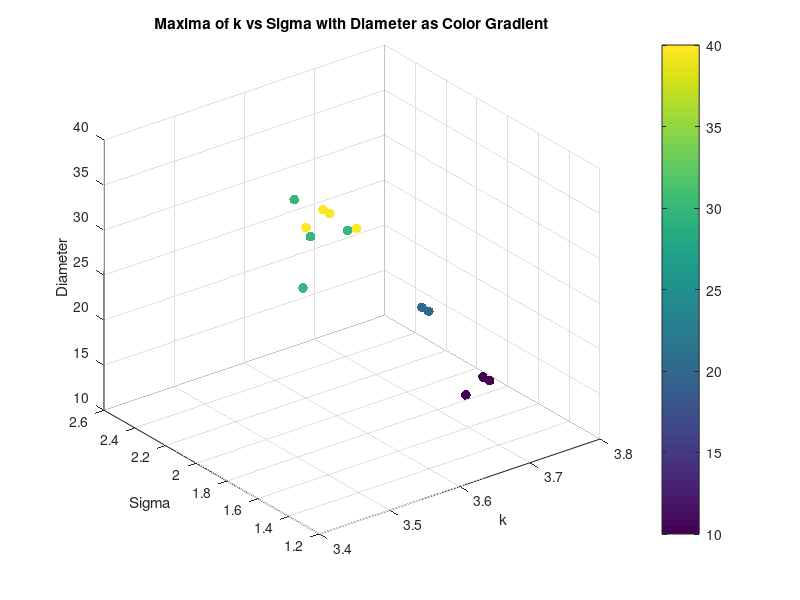
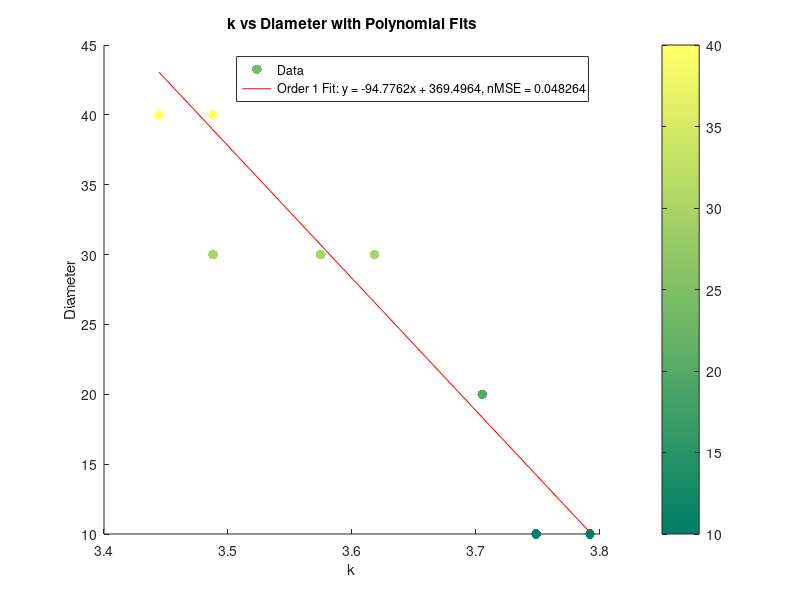

Here is the MATLAB script that generated these plots, in order:
clear all;
close all;


% %% Torque Analysis
% load('maxima_data.mat');
% scatter3(maxima_k, maxima_sigma, torque_values, 20, maxima_corr, 'filled');
% xlabel('k');
% ylabel('Sigma');
% zlabel('Torque');
% title('Maxima of k vs Sigma with Torque as Color Gradient');
% colorbar;
% grid on;
% % K means clustering of torque into 10 clusters, taking mean of each cluster k, sigma and corr too
% [cluster_idx, cluster_centers] = kmeans(torque_values', 10);
% % Take the mean of each cluster
% torque_means = zeros(10, 1);
% sigma_means = zeros(10, 1);
% k_means = zeros(10, 1);
% corr_means = zeros(10, 1);
% for i = 1:10
%     torque_means(i) = mean(torque_values(cluster_idx == i));
%     sigma_means(i) = mean(maxima_sigma(cluster_idx == i));
%     k_means(i) = mean(maxima_k(cluster_idx == i));
%     corr_means(i) = mean(maxima_corr(cluster_idx == i));
% end
% % Plot the clusters
% figure;
% scatter3(k_means, sigma_means, torque_means, 50, corr_means, 'filled');
% xlabel('k');
% ylabel('Sigma');
% zlabel('Torque');
% title('Clustered Maxima of k vs Sigma with Torque as Color Gradient');
% colorbar;
% grid on;
% % Ensure data is sorted for polyfit
% [sigma_sorted, sort_idx] = sort(maxima_sigma);
% torque_sorted = torque_values(sort_idx);
% % Display correlation between torque and sigma
% disp('Correlation between Torque and Sigma:');
% disp(corr(torque_sorted', sigma_sorted'));
% % Display correlation between torque and sigma^2
% disp('Correlation between Torque and Sigma^2:');
% disp(corr(torque_sorted', sigma_sorted'.^2));
% % Polyfit for sigma vs torque (order 1 and 2)
% p1_sigma = polyfit(sigma_sorted, torque_sorted, 1);
% % Calculate fitted values and normalized MSE for sigma vs torque
% fitted_torque_p1_sigma = polyval(p1_sigma, sigma_sorted);
% mse_p1_sigma = mean((torque_sorted - fitted_torque_p1_sigma).^2);
% nmse_p1_sigma = mse_p1_sigma / var(torque_sorted);
% % Display results for sigma vs torque
% disp('Sigma vs Torque:');
% disp(['Order 1 nMSE: ', num2str(nmse_p1_sigma)]);
% %display correlation between torque and sigma
% % Plot for sigma vs torque with polynomial fits (first instance)
% figure;
% plot(sigma_sorted, torque_sorted, 'o', 'DisplayName', 'Data');
% hold on;
% plot(sigma_sorted, fitted_torque_p1_sigma, '-r', 'DisplayName', ...
%     ['Order 1 Fit: y = ', num2str(p1_sigma(1)), 'x + ', num2str(p1_sigma(2)), ...
%     ', nMSE = ', num2str(nmse_p1_sigma)]);
% xlabel('Sigma');
% ylabel('Torque');
% title('Sigma vs Torque with Polynomial Fits');
% legend('show');
% grid on;
% % Ensure data is sorted for polyfit
% [sigma_sorted, sort_idx] = sort(sigma_means);
% torque_sorted = torque_means(sort_idx);
% %Display correlation between torque and sigma
% disp('Correlation between Torque and Sigma:');
% disp(corr(torque_sorted, sigma_sorted));
% %Display correlation between torque and sigma^2
% disp('Correlation between Torque and Sigma^2:');
% disp(corr(torque_sorted, sigma_sorted.^2));
% % Polyfit for sigma vs torque (order 1 and 2)
% p1_sigma = polyfit(sigma_sorted, torque_sorted, 1);
% p2_sigma = polyfit(sigma_sorted, torque_sorted, 2);
% % Calculate zitted values and normalized MSE for sigma vs torque
% fitted_torque_p1_sigma = polyval(p1_sigma, sigma_sorted);
% fitted_torque_p2_sigma = polyval(p2_sigma, sigma_sorted);
% mse_p1_sigma = mean((torque_sorted - fitted_torque_p1_sigma).^2);
% mse_p2_sigma = mean((torque_sorted - fitted_torque_p2_sigma).^2);
% nmse_p1_sigma = mse_p1_sigma / var(torque_sorted);
% nmse_p2_sigma = mse_p2_sigma / var(torque_sorted);
% % Display results for sigma vs torque
% disp('Sigma vs Torque:');
% disp(['Order 1 nMSE: ', num2str(nmse_p1_sigma)]);
% disp(['Order 2 nMSE: ', num2str(nmse_p2_sigma)]);
% % Plot for sigma vs torque with polynomial fits (second instance)
% figure;
% plot(sigma_sorted, torque_sorted, 'o', 'DisplayName', 'Data');
% hold on;
% plot(sigma_sorted, fitted_torque_p1_sigma, '-r', 'DisplayName', ...
%     ['Order 1 Fit: y = ', num2str(p1_sigma(1)), 'x + ', num2str(p1_sigma(2)), ...
%     ', nMSE = ', num2str(nmse_p1_sigma)]);
% plot(sigma_sorted, fitted_torque_p2_sigma, '--g', 'DisplayName', ...
%     ['Order 2 Fit: y = ', num2str(p2_sigma(1)), 'x^2 + ', num2str(p2_sigma(2)), ...
%     'x + ', num2str(p2_sigma(3)), ', nMSE = ', num2str(nmse_p2_sigma)]);
% xlabel('Sigma');
% ylabel('Torque');
% title('Sigma vs Torque with Polynomial Fits');
% legend('show');
% grid on;

%% Diameter Analysis
% Saved as diameter_value, k_values(max_k_idx), sigma_values(max_sigma_idx), max_val
load('maxima_data_Diam.mat');

scatter3(maxima_matrix(:, 2), maxima_matrix(:, 3), maxima_matrix(:, 1), 50, maxima_matrix(:, 1), 'filled'); 
xlabel('k');
ylabel('Sigma');
zlabel('Diameter');
title('Maxima of k vs Sigma with Diameter as Color Gradient');
colorbar;
grid on;

% K vs d
% Ensure data is sorted for polyfit
[k_sorted, sort_idx] = sort(maxima_matrix(:, 2));
d_sorted = maxima_matrix(sort_idx, 1);
% Display correlation between d and k
disp('Correlation between Diameter and k:');
disp(corr(d_sorted, k_sorted));

%plot for k vs diam with polynomial fits
figure;
scatter(k_sorted, d_sorted, 50, d_sorted, 'filled', 'DisplayName', 'Data');
colormap(summer); % Optional: Set the colormap to 'jet' for better color visualization
colorbar; % Add a colorbar to indicate the mapping of color to d_sorted values

hold on;
p1_k = polyfit(k_sorted, d_sorted, 1);
fitted_d_p1_k = polyval(p1_k, k_sorted);
mse_p1_k = mean((d_sorted - fitted_d_p1_k).^2);
nmse_p1_k = mse_p1_k / var(d_sorted);
disp('Diameter vs k:');
disp(['Order 1 nMSE: ', num2str(nmse_p1_k)]);
plot(k_sorted, fitted_d_p1_k, '-r', 'DisplayName', ...
    ['Order 1 Fit: y = ', num2str(p1_k(1)), 'x + ', num2str(p1_k(2)), ...
    ', nMSE = ', num2str(nmse_p1_k)]);
xlabel('k');
ylabel('Diameter');
title('k vs Diameter with Polynomial Fits');
legend('show');
